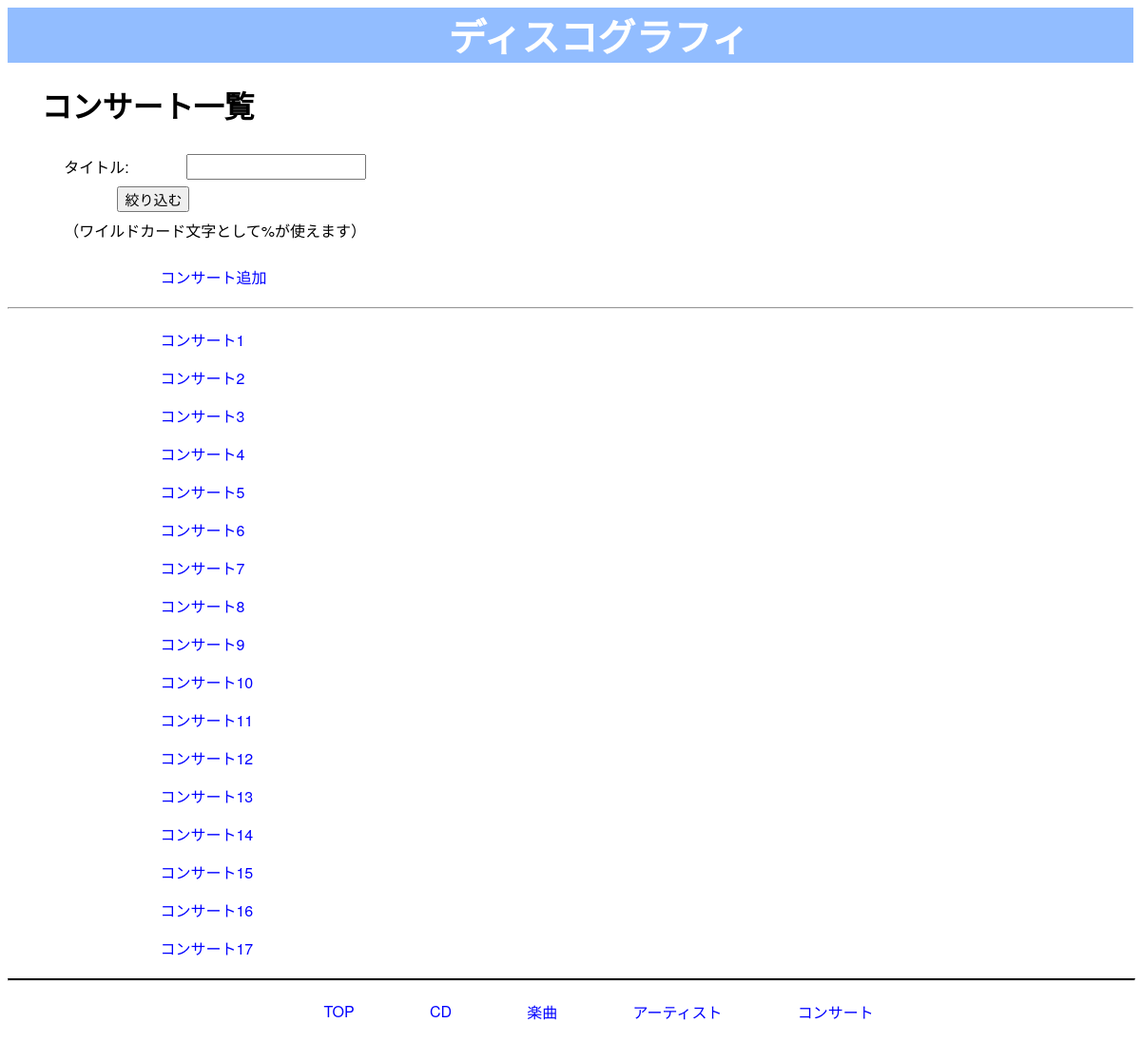
Page /concerts on the committed database.
### tables this page shows
CREATE TABLE concerts (
	id INTEGER, 
	title VARCHAR,
	held_date DATE, 
	PRIMARY KEY (id)
);

### app.py (the view)
@app.route('/concerts')
def concerts() -> str:
    cur = get_db().cursor()
    concerts = cur.execute('SELECT * FROM concerts ORDER BY held_date').fetchall()
    return render_template('concerts.html', concerts=concerts)

### app.py (called while the page is built)
def get_db() -> sqlite3.Connection:
    db = getattr(g, '_database', None)
    if db is None:
        db = g._database = sqlite3.connect(DATABASE)
        db.execute('PRAGMA foreign_keys = ON')  # 外部キー制約を有効化
        db.row_factory = sqlite3.Row  # カラム名でアクセスできるよう設定変更
    return db

@app.teardown_appcontext
def close_connection(exception: Optional[BaseException]) -> None:
    db = getattr(g, '_database', None)
    if db is not None:
        db.close()

### templates/concerts.html (shortened to what this page needs)
<html lang="ja">
  <head>
    <link rel="stylesheet" href="{{ url_for('static', filename='style.css')}}"/>
    <header>
      <h1><a href="{{url_for('index')}}">ディスコグラフィ</a></h1>
    </header>
  </head>
  <body>
    <h1>コンサート一覧</h1>
      <p>
        <form method="POST" action="{{url_for('concerts_filtered')}}">
          タイトル: <input type="text" name="title_filter" value="{{ request.form.title_filter or '' }}"><br>
          <input type="submit" value="絞り込む"><br>
          （ワイルドカード文字として%が使えます）
        </form>
      </p>
      <p>
        <a href="{{url_for('concert_add')}}">コンサート追加</a><br>
        <hr style="margin-top: 20px; margin-bottom: 20px;">
      </p>
      {% for concert in concerts %}
        <p>
          <a href="{{ url_for('concert', id=concert.id) }}">{{ concert.title or 'タイトルなし' }}</a>
        </p>
      {% endfor %}
    <hr style="margin-top: 20px; margin-bottom: 20px; border-top: 2px solid black; width: 100%;">
    <footer style="display: flex; justify-content: center; gap: 20px; align-items: center; margin-top: 20px; margin-bottom: 20px;">
      <a href="{{url_for('index')}}">TOP</a>
      <a href="{{url_for('cds')}}">CD</a>
      <a href="{{url_for('songs')}}">楽曲</a>
      <a href="{{url_for('artists')}}">アーティスト</a>
      <a href="{{url_for('concerts')}}">コンサート</a>
    </footer>
  </body>
</html>

### static/style.css (style rules this page uses)
* { font-family: "Hiragino Kaku Gothic ProN", "Hiragino Sans", Meiryo, "Helvetica Neue", Arial, sans-serif; }
header a { color: white; text-decoration: none; font-size: 40px; }
h1 { text-indent: 3%; }
header h1 { text-indent: 0; }
p { margin-left: 9%; }
a { text-decoration: none; color: blue; margin-left: 5%; }
input { color: black; margin-left: 5%; font-size: 15px; }
form { margin-left: 5%; line-height: 40px; }

### rows in the picture
concerts: title "コンサート1"
concerts: title "コンサート2"
concerts: title "コンサート3"
concerts: title "コンサート4"
concerts: title "コンサート5"
concerts: title "コンサート6"
concerts: title "コンサート7"
concerts: title "コンサート8"
concerts: title "コンサート9"
concerts: title "コンサート10"
concerts: title "コンサート11"
concerts: title "コンサート12"
concerts: title "コンサート13"
concerts: title "コンサート14"
concerts: title "コンサート15"
concerts: title "コンサート16"
concerts: title "コンサート17"
